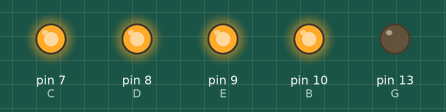
Simulated run of this sketch. Board: Arduino Uno, built with avr-gcc and run on an emulated ATmega328P. On the bench: output pins drawn as LEDs (lit = HIGH). Pins used as bus, display or sensor lines are not drawn.

Above: at 0.1 s.
At 4.1 s:
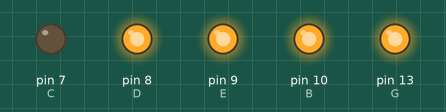
At 8.1 s:
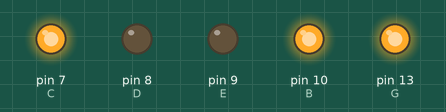
At 16.1 s:
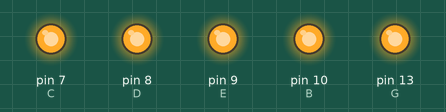
At 30.1 s:
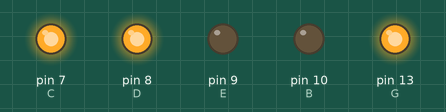
At 38.1 s:
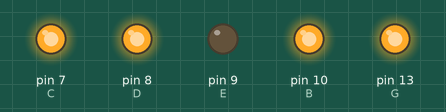
Timing chart, 0 to 39.6 s (numbered marks = the images above):
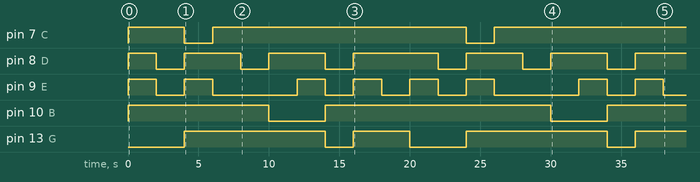

The sketch:

7_Segment_LED.ino
```cpp
// C++ code
//assigned int as per pin
unsigned const int A=11;
unsigned const int B=10;
unsigned const int C=7;
unsigned const int D=8;
unsigned const int E=9;
unsigned const int F=12;
unsigned const int G=13;

//
void setup()
{
  pinMode(A,OUTPUT);
  pinMode(B,OUTPUT);
  pinMode(C,OUTPUT);
  pinMode(D,OUTPUT);
  pinMode(E,OUTPUT);
  pinMode(F,OUTPUT);
  pinMode(G,OUTPUT);
}

//Custoom Function
void zero()
{
  digitalWrite(A, HIGH);
  digitalWrite(B, HIGH);
  digitalWrite(C, HIGH);
  digitalWrite(D, HIGH);
  digitalWrite(E, HIGH);
  digitalWrite(F, HIGH);
  digitalWrite(G, LOW);
}
void one()
{
  digitalWrite(A, LOW);
  digitalWrite(B, HIGH);
  digitalWrite(C, HIGH);
  digitalWrite(D, LOW);
  digitalWrite(E, LOW);
  digitalWrite(F, LOW);
  digitalWrite(G, LOW);
}
void two()
{
  digitalWrite(A, HIGH);
  digitalWrite(B, HIGH);
  digitalWrite(C, LOW);
  digitalWrite(D, HIGH);
  digitalWrite(E, HIGH);
  digitalWrite(F, LOW);
  digitalWrite(G, HIGH);
}
void three()
{
  digitalWrite(A, HIGH);
  digitalWrite(B, HIGH);
  digitalWrite(C, HIGH);
  digitalWrite(D, HIGH);
  digitalWrite(E, LOW);
  digitalWrite(F, LOW);
  digitalWrite(G, HIGH);
}
void four()
{
  digitalWrite(A, LOW);
  digitalWrite(B, HIGH);
  digitalWrite(C, HIGH);
  digitalWrite(D, LOW);
  digitalWrite(E, LOW);
  digitalWrite(F, HIGH);
  digitalWrite(G, HIGH);
}
void five()
{
  digitalWrite(A, HIGH);
  digitalWrite(B, LOW);
  digitalWrite(C, HIGH);
  digitalWrite(D, HIGH);
  digitalWrite(E, LOW);
  digitalWrite(F, HIGH);
  digitalWrite(G, HIGH);
}
void six()
{
  digitalWrite(A, HIGH);
  digitalWrite(B, LOW);
  digitalWrite(C, HIGH);
  digitalWrite(D, HIGH);
  digitalWrite(E, HIGH);
  digitalWrite(F, HIGH);
  digitalWrite(G, HIGH);
}
void seven()
{
  digitalWrite(A, HIGH);
  digitalWrite(B, HIGH);
  digitalWrite(C, HIGH);
  digitalWrite(D, LOW);
  digitalWrite(E, LOW);
  digitalWrite(F, LOW);
  digitalWrite(G, LOW);
}
void eight()
{
  digitalWrite(A, HIGH);
  digitalWrite(B, HIGH);
  digitalWrite(C, HIGH);
  digitalWrite(D, HIGH);
  digitalWrite(E, HIGH);
  digitalWrite(F, HIGH);
  digitalWrite(G, HIGH);
}
void nine()
{
  digitalWrite(A, HIGH);
  digitalWrite(B, HIGH);
  digitalWrite(C, HIGH);
  digitalWrite(D, HIGH);
  digitalWrite(E, LOW);
  digitalWrite(F, HIGH);
  digitalWrite(G, HIGH);
}
//loop for delay
void loop(void) //called the void function for each zero, one, two...
{
  zero();
  delay(2000);
  one();
  delay(2000);
  two();
  delay(2000);
  three();
  delay(2000);
  four();
  delay(2000);
  five();
  delay(2000);
  six();
  delay(2000);
  seven();
  delay(2000);
  eight();
  delay(2000);
  nine();
  delay(2000);
}
```

LCD_Arduino_Connection.cpp
```cpp
#include <LiquidCrystal.h>

// Initialize the library with the numbers of the interface pins
const int rs = 12, en = 11, d4 = 5, d5 = 4, d6 = 3, d7 = 2;
LiquidCrystal lcd(rs, en, d4, d5, d6, d7);

void setup() {
  // Set up the LCD's number of columns and rows
  lcd.begin(16, 2);
  // Print a message to the LCD
  lcd.print("How you doin'?");
  delay(1000);

  // Scroll the content to the right
  for (int positionCounter = 0; positionCounter < 16; positionCounter++) {
    // Scroll one position Left
    lcd.scrollDisplayLeft();
    // Wait a bit
    delay(150);
  }

  // Clear the screen
  lcd.clear();
  lcd.setCursor(0, 0);
  lcd.print("Count:");
}

void loop() {
  lcd.setCursor(6, 0);
  // Print the number of seconds since reset
  lcd.print(millis() / 1000);
}
```

Measured:
- by itself, pin 7 (C): goes HIGH 4.0 s, LOW 2.0 s, HIGH 18.0 s, LOW 2.0 s, then HIGH
- by itself, pin 8 (D): LOW → HIGH at 0.00 s, → LOW 2.0 s later, → HIGH 2.0 s later, → LOW 4.0 s later, … (13 changes in this stretch)
- by itself, pin 9 (E): LOW → HIGH at 0.00 s, → LOW 2.0 s later, → HIGH 2.0 s later, → LOW 2.0 s later, … (16 changes in this stretch)
- by itself, pin 10 (B): goes HIGH 10.0 s, LOW 4.0 s, HIGH 16.0 s, LOW 4.0 s, then HIGH
- by itself, pin 13 (G): goes HIGH 10.0 s, LOW 2.0 s, HIGH 4.0 s, LOW 4.0 s, HIGH 10.0 s, LOW 2.0 s, then HIGH
